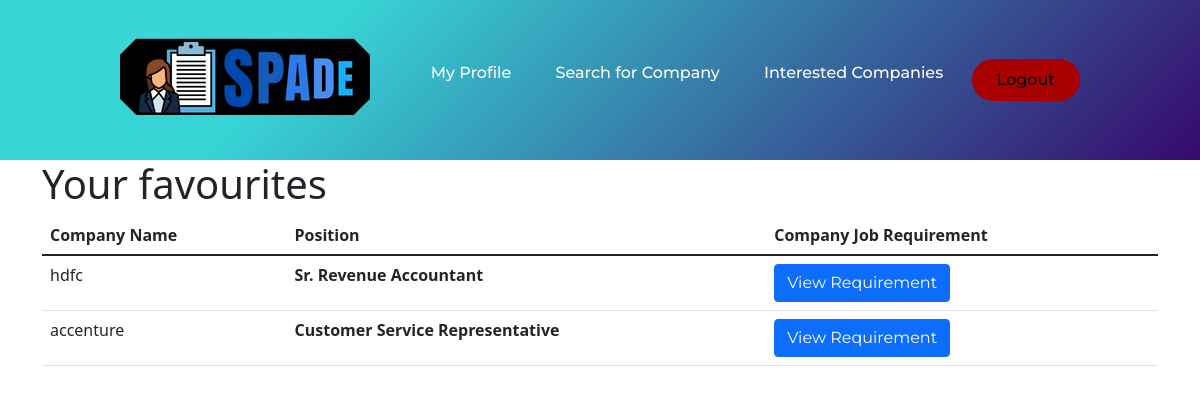
The page /userfavourites (signed in) on the database its author committed.
### app.py (models this page shows)
class Company(db.Model):
    sno = db.Column(db.Integer, primary_key=True)
    name = db.Column(db.String(200), nullable=False)
    username = db.Column(db.String(200), unique=True)
    password = db.Column(db.String(200), nullable=False)
    jobTitle = db.Column(db.String(200), nullable=True)
    pdf = db.Column(db.String(200), nullable=True)

class Companyfavourite(db.Model):
    sno = db.Column(db.Integer, primary_key=True)
    companysno = db.Column(db.Integer, ForeignKey("company.sno"), nullable=False)
    usersno = db.Column(db.Integer, ForeignKey("user.sno"), nullable=False)

### app.py (the view)
@app.route("/userfavourites")
def userfavourites():
    if 'username' in session:
        username = session['username']
        user = User.query.filter_by(username=username).first()
        favourite = Companyfavourite.query.filter_by(usersno = user.sno)
        return render_template('userfavourites.html', favourite=favourite)
    return redirect(url_for('userlogin'))

### app.py (called while the page is built)
def companydetailsincompanyfavourite(companysno):
    return Company.query.filter_by(sno=companysno).first()

@app.context_processor
def context_processor():
    return dict(userincompanyfavourite = userincompanyfavourite, userdetailsincompanyfavourite = userdetailsincompanyfavourite, companyjobreq=companyjobreq, percentagematch = percentagematch, companydetailsincompanyfavourite=companydetailsincompanyfavourite)

### templates/userfavourites.html (shortened to what this page needs)
{% extends 'usernavbar.html' %} {% block usernavbar %}
<div class="container">
  {% if favourite %}
  <h1>Your favourites</h1>
  <table class="table">
    <thead>
      <tr>
        <th>Company Name</th>
        <th>Position</th>
        <th>Company Job Requirement</th>
      </tr>
    </thead>
    <tbody>
      {% for i in favourite %} {% set company =
      companydetailsincompanyfavourite(i.companysno) %}
      <tr id="tr{{company.sno}}">
        <td>{{company.name}}</td>
        <td style="font-weight: bold">
          {% if company.jobTitle %} {{company.jobTitle}} {% else %} No Details
          {% endif %}
        </td>
        <td>
          {% if company.pdf %}
          <a
            href="static/companyJobRequiement/{{company.pdf}}"
            class="btn btn-primary"
            target="__blank"
          >
            View Requirement
          </a>
          {% else %} No Requirements uploaded {% endif %}
        </td>
      </tr>
      {% endfor %}
    </tbody>
  </table>
  {% else %} No {% endif %}
</div>
{% endblock usernavbar %}

### static/css/style.css (style rules this page uses)
* { box-sizing: border-box; margin: 0; padding: 0; }
li, a, button { font-family: "Montserrat", sans-serif; font-weight: 500; font-size: 16px; text-decoration: none; }
a { color: white; }

### rows shown on the page
Company: name "hdfc", jobTitle "Sr. Revenue Accountant"
Company: name "accenture", jobTitle "Customer Service Representative"
